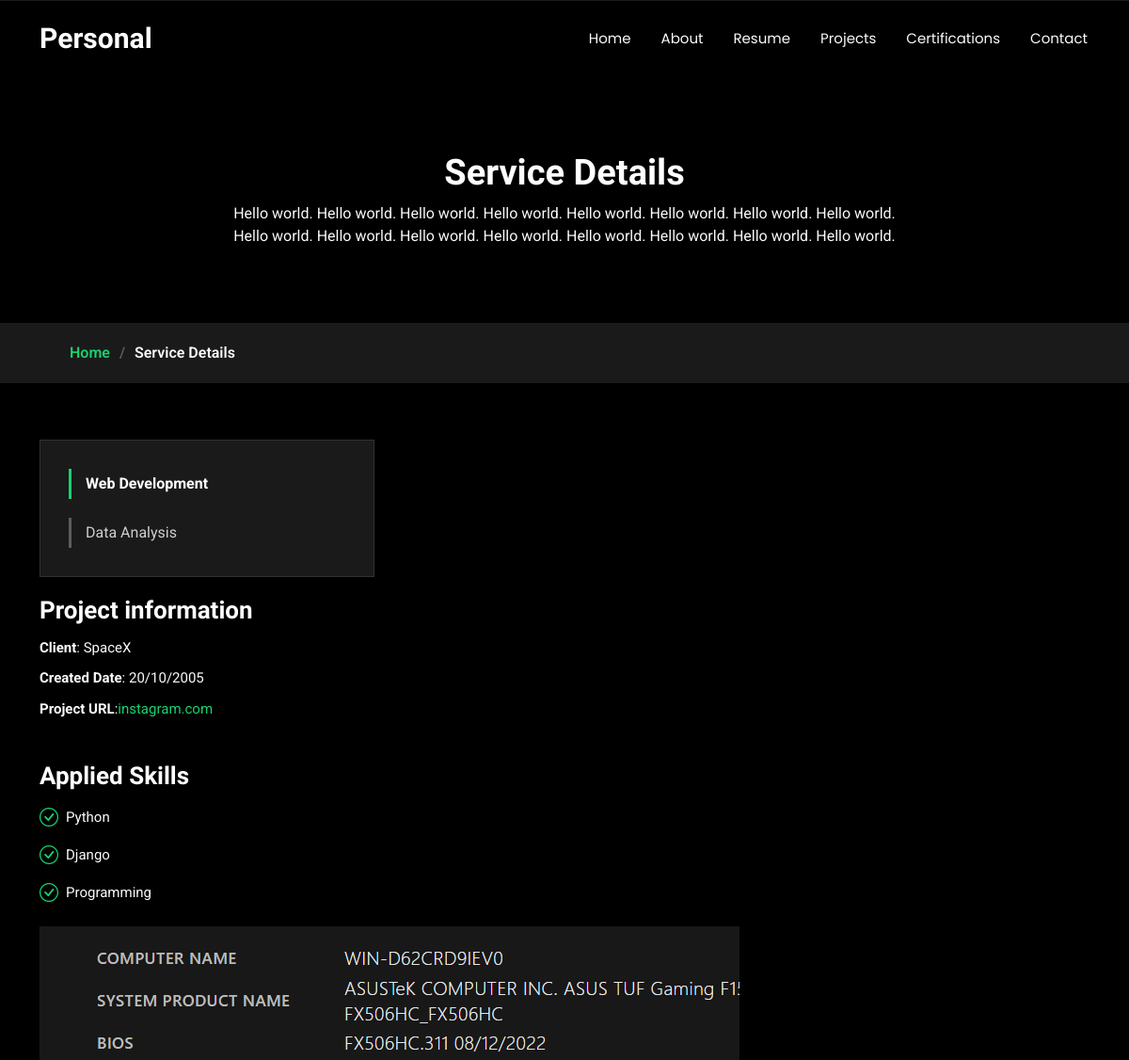
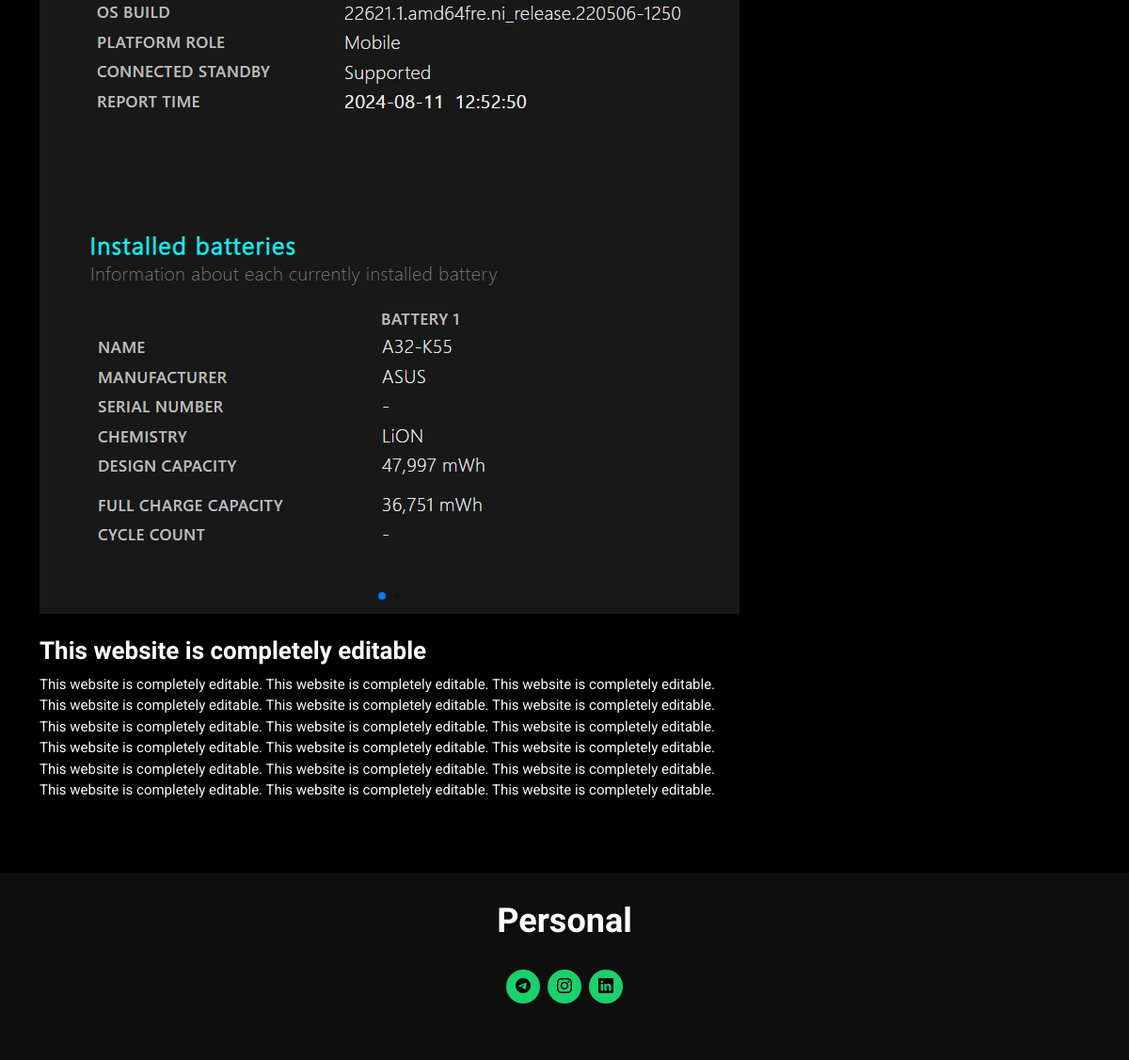
Screenshot of /projects/details/1/ with the database file from the repository (2 pictures, top to bottom).
### projects/models.py (models this page shows, shortened)
class BioModel(models.Model):
    bio = models.TextField()
    class Meta:
        verbose_name = 'Project Bio'
        verbose_name_plural = 'Project Bios'

class CategoryModel(models.Model):
    name = models.CharField(max_length=25)
    to_display = models.BooleanField(default=True)
    created_at = models.DateTimeField(auto_now_add=True)
    updated_at = models.DateTimeField(auto_now=True)
    class Meta:
        verbose_name = 'Category'
        verbose_name_plural = 'Categories'

class ProjectInformationModel(models.Model):
    title = models.CharField(max_length=25)
    text = models.CharField(max_length=125)
    is_url = models.BooleanField(default=False)
    project = models.ForeignKey(ProjectModel, on_delete=models.CASCADE, related_name='infos')
    class Meta:
        verbose_name = 'Info'
        verbose_name_plural = 'Infos'

class SkillsAppliedModel(models.Model):
    skill = models.CharField(max_length=25)
    project = models.ForeignKey(ProjectModel, on_delete=models.CASCADE, related_name='skills')
    created_at = models.DateTimeField(auto_now_add=True)
    updated_at = models.DateTimeField(auto_now=True)
    class Meta:
        verbose_name = 'Skill'
        verbose_name_plural = 'Skills'

class ProjectImageModel(models.Model):
    image = models.ImageField(upload_to='project-images')
    project = models.ForeignKey(ProjectModel, on_delete=models.CASCADE, related_name='images')
    class Meta:
        verbose_name = 'Image'
        verbose_name_plural = 'Images'

class ProjectModel(models.Model):
    name = models.CharField(max_length=50)
    logo = models.ImageField(upload_to='project-logos', null=False, blank=False)
    short_description = models.CharField(max_length=150, null=True, blank=True)
    category = models.ManyToManyField(CategoryModel, related_name='projects')
    full_description = models.TextField(null=True, blank=True)
    created_at = models.DateTimeField(auto_now_add=True)
    updated_at = models.DateTimeField(auto_now=True)
    class Meta:
        verbose_name = 'Project'
        verbose_name_plural = 'Projects'

### home/models.py (models this page shows, shortened)
class SocialMediaModel(models.Model):
    choices = (
        ('instagram', 'instagram'),
        ('telegram', 'telegram'),
        ('facebook', 'facebook'),
        ('linkedin', 'linkedin'),
    )
    social_media_app = models.CharField(max_length=11, choices=choices)
    social_media_url = models.URLField()
    person = models.ForeignKey(HomePageModel, on_delete=models.CASCADE, related_name='social_media_apps')
    created_at = models.DateTimeField(auto_now_add=True)
    updated_at = models.DateTimeField(auto_now=True)
    class Meta:
        verbose_name = 'Social Media App'
        verbose_name_plural = 'Social Media Apps'

### projects/views.py (the view)
# urls.py: path('details/<int:id>/', ProjectDetailsView.as_view(), name='details'),
class ProjectDetailsView(TemplateView):
    template_name = 'project-details.html'
    def get_context_data(self, **kwargs):
        context = super().get_context_data(**kwargs)
        project_id = self.kwargs.get('id')
        project = ProjectModel.objects.get(id=project_id)
        context['project'] = project
        context['bio'] = BioModel.objects.first().bio
        context['social_media_apps'] = SocialMediaModel.objects.all()
        context['categories'] = CategoryModel.objects.filter(to_display=True)
        return context

### templates/project-details.html (shortened to what this page needs)
{% extends 'bases/base.html' %}
{% load static %}
{% block content %}
<main class="main">
    <div class="page-title" data-aos="fade">
        <div class="heading">
            <div class="container">
                <div class="row d-flex justify-content-center text-center">
                    <div class="col-lg-8">
                        <h1>Service Details</h1>
                        <p class="mb-0">{{bio}}</p>
                    </div>
                </div>
            </div>
        </div>
        <nav class="breadcrumbs">
            <div class="container">
                <ol>
                    <li><a href="{% url 'home:home' %}">Home</a></li>
                    <li class="current">Service Details</li>
                </ol>
            </div>
        </nav>
    </div>
    <section id="service-details" class="service-details section">
        <div class="container">
            <div class="row gy-4">
                <div class="col-lg-4" data-aos="fade-up" data-aos-delay="100">
                    <div class="services-list">
                        {% for category in categories %}
                        <a class="{% if category in project.category.all  %}active{%endif%}">{{category.name}}</a>
                        {% endfor %}
                    </div>
                    <div class="portfolio-info" data-aos="fade-up" data-aos-delay="200">
                        <h3>Project information</h3>
                        <ul>
                            {% for info in project.infos.all %}
                            {% if info.is_url %}
                            <li>
                                <strong>{{ info.title }}</strong>:
                                <a href="{{ info.text|default_if_none:'' }}" target="_blank">
                                    {{ info.text }}
                                </a>
                            </li>
                            {% else %}
                            <li>
                                <strong>{{ info.title }}</strong>:
                                {{ info.text|striptags|linebreaksbr|default_if_none:"N/A" }}
                            </li>
                            {% endif %}
                            {% endfor %}
                        </ul>
                    </div>
                </div>
                <div class="portfolio-info" data-aos="fade-up" data-aos-delay="200">
                    <h3>Applied Skills</h3>
                    <ul>
                        {% for skill in project.skills.all %}
                        <li><i class="bi bi-check-circle"></i> <span>{{skill.skill}}</span>
                        </li>
                        {% endfor %}
                    </ul>
                </div>
            </div>
            <div class="col-lg-8" data-aos="fade-up" data-aos-delay="200">
                <div class="portfolio-details-slider swiper init-swiper">
                    <div class="swiper-wrapper align-items-center">
                        {% for image in project.images.all %}
                        <div class="swiper-slide">
                            <img src="{{image.image.url}}" alt="">
                        </div>
                        {% endfor %}
                    </div>
                    <div class="swiper-pagination"></div>
                </div>
                <br>
                <h3>{{project.short_description}}</h3>
                <p>
                    {{project.full_description}}
                </p>
            </div>
        </div>
    </section>
</main>
{% endblock %}

### templates/bases/footer.html (shortened to what this page needs)
{% load static %}
<footer id="footer" class="footer dark-background">
    <div class="container">
        <h3 class="sitename">Personal</h3>
        <div class="social-links d-flex justify-content-center">
            {% for media_app in social_media_apps %}
            <a href="{{media_app.social_media_url}}"><i class="bi bi-{{media_app.social_media_app}}"></i></a>
            {% endfor %}
        </div>
    </div>
</footer>

### assets/css/main.css (style rules this page uses)
:root { --default-font: "Roboto", system-ui, -apple-system, "Segoe UI", Roboto, "Helvetica Neue", Arial, "Noto Sans", "Liberation Sans", sans-serif, "Apple Color Emoji", "Segoe UI Emoji", "Segoe UI Symbol", "Noto Color Emoji"; --heading-font: "Raleway", sans-serif; --nav-font: "Poppins", sans-serif; }
:root { --background-color: #000000; --default-color: #fafafa; --heading-color: #ffffff; --accent-color: #18d26e; --surface-color: #1a1a1a; --contrast-color: #000000; }
:root { --nav-color: #fafafa; --nav-hover-color: #18d26e; --nav-mobile-background-color: #1a1a1a; --nav-dropdown-background-color: #1a1a1a; --nav-dropdown-color: #fafafa; --nav-dropdown-hover-color: #18d26e; }
.dark-background { --background-color: rgba(15, 15, 15, 0.975); --default-color: #ffffff; --heading-color: #ffffff; --surface-color: #292929f9; --contrast-color: #000000; }
:root { scroll-behavior: smooth; }
body { color: var(--default-color); background-color: var(--background-color); font-family: var(--default-font); }
a { color: var(--accent-color); text-decoration: none; transition: 0.3s; }
h1, h2, h3, h4, h5, h6 { color: var(--heading-color); font-family: var(--heading-font); }
.footer { color: var(--default-color); background-color: var(--background-color); font-size: 14px; text-align: center; padding: 30px 0; position: relative; }
.footer h3 { font-size: 36px; font-weight: 700; position: relative; padding: 0; margin: 0 0 15px 0; }
.footer .social-links { margin: 0 0 30px 0; }
.footer .social-links a { font-size: 16px; display: flex; align-items: center; justify-content: center; background: var(--accent-color); color: var(--contrast-color); line-height: 1; margin: 0 4px; border-radius: 50%; text-align: center; width: 36px; height: 36px; transition: 0.3s; }
.page-title { color: var(--default-color); background-color: var(--background-color); position: relative; }
.page-title .heading { padding: 160px 0 80px 0; border-top: 1px solid color-mix(in srgb, var(--default-color), transparent 90%); }
.page-title .heading h1 { font-size: 38px; font-weight: 700; }
.page-title nav { background-color: color-mix(in srgb, var(--default-color), transparent 90%); padding: 20px 0; }
.page-title nav ol { display: flex; flex-wrap: wrap; list-style: none; margin: 0; font-size: 16px; font-weight: 600; }
.page-title nav ol li+li { padding-left: 10px; }
.page-title nav ol li+li::before { content: "/"; display: inline-block; padding-right: 10px; color: color-mix(in srgb, var(--default-color), transparent 70%); }
section, .section { color: var(--default-color); background-color: var(--background-color); padding: 60px 0; scroll-margin-top: 100px; overflow: clip; }
.service-details .services-list { background-color: var(--surface-color); padding: 10px 30px; border: 1px solid color-mix(in srgb, var(--default-color), transparent 90%); margin-bottom: 20px; }
.service-details .services-list a { display: block; line-height: 1; padding: 8px 0 8px 15px; border-left: 3px solid color-mix(in srgb, var(--default-color), transparent 70%); margin: 20px 0; color: color-mix(in srgb, var(--default-color), transparent 20%); transition: 0.3s; }
.service-details .services-list a.active { color: var(--heading-color); font-weight: 700; border-color: var(--accent-color); }
.service-details h3 { font-size: 26px; font-weight: 700; }
.service-details p { font-size: 15px; }
.service-details ul { list-style: none; padding: 0; font-size: 15px; }
.service-details ul li { padding: 5px 0; display: flex; align-items: center; }
.service-details ul i { font-size: 20px; margin-right: 8px; color: var(--accent-color); }

### rows the page displays
BioModel: bio "Hello world. Hello world. Hello world. Hello world. Hello world. Hello world. Hello world. Hello world. Hello world. Hello world. Hello world. Hello world. Hello world. Hello world. Hello world. Hello world."
CategoryModel: name "Web Development"
CategoryModel: name "Data Analysis"
ProjectInformationModel: title "Client", text "SpaceX"
ProjectInformationModel: title "Created Date", text "20/10/2005"
ProjectInformationModel: title "Project URL", text "instagram.com"
SkillsAppliedModel: skill "Python"
SkillsAppliedModel: skill "Django"
SkillsAppliedModel: skill "Programming"
ProjectImageModel: image (picture)
ProjectModel: short_description "This website is completely editable", full_description "This website is completely editable. This website is completely editable. This website is completely editable. This website is completely editable. This website is completely editable. This website is completely editable. This website is completely editable. This website is completely editable. This website is completely editable. This website is completely editable. This website is completely editable. This website is completely editable. This website is completely editable. This website is completely editable. This website is completely editable. This website is completely editable. This website is completely editable. This website is completely editable."
